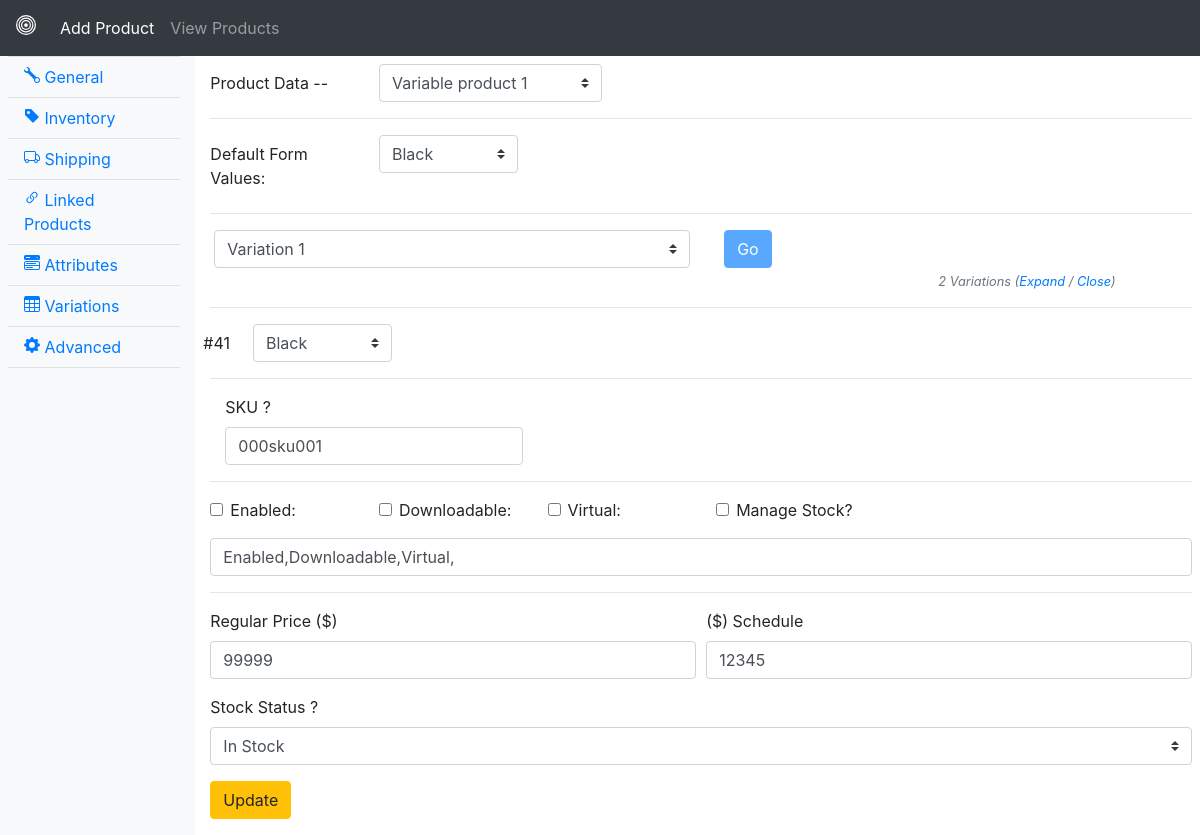
/edit/29, run on the app's committed database.
### MyApp/models.py (models this page shows, shortened)
class ProductInfo(models.Model):
    productData = models.CharField(max_length=50)
    dfv = models.CharField(max_length=50)
    variation = models.CharField(max_length=50)
    color = models.CharField(max_length=50)
    sku = models.CharField(max_length=50)
    checks = models.CharField(max_length=50,default=0)
    price = models.IntegerField(default=0)
    schedule = models.CharField(max_length=50,default=0)
    stock = models.CharField(max_length=50)

### MyApp/views.py (the view)
# urls.py: path('edit/<int:id>', Edit.as_view(), name='edit'),
class Edit(View):
    def get(self, request, id):
        products = ProductInfo.objects.get(id=id)
        return render(request, 'MyApp/edit.html', {'products': products})

### templates/MyApp/edit.html (shortened to what this page needs)
{% extends 'main.html' %}
{% load static%}
{% block body %}
  <div class="my-2">
                    <form  action="/update/{{products.id}}" method="post" >
                        <div class="form-group row">
                          <label for="pd" class="col-sm-2 col-form-label font-weight-normal">Product Data -- </label>
                          <div class="col-sm-3">
                            <select name="vp" value="{{products.productData}}" placeholder="{{products.productData}}" class="custom-select mr-sm-2" id="vp">
                                <option selected>{{products.productData}}</option>
                              </select>
                          </div>
                        </div>
                        <hr class="mx-0">
                        <div class="form-group row">
                            <label for="dfv" class="col-sm-2 col-form-label font-weight-normal">Default Form Values: </label>
                            <div class="col-sm-2">
                              <select name="dfv" value="{{products.dfv}}" class="custom-select mr-sm-2" id="dfv">
                                  <option selected>{{products.dfv}}</option>
                                </select>
                            </div>
                          </div>
                          <hr class="mx-0">
                          <div class="form-group row">
                            <div class="col-sm-6 mx-1">
                              <select name="variation" value="{{products.variation}}" class="custom-select mr-sm-2" id="variation">
                                  <option selected>{{products.variation}}</option>
                                </select>
                            </div>
                            <div class="col-sm-5">
                                <button class="btn btn-primary " disabled>Go</button>
                                <small id="emailHelp" class="form-text text-muted font-italic text-right">2 Variations (<span class="text-primary">Expand</span> / <span class="text-primary">Close</span>)</small>
                            </div>
                          </div>
                          <hr class="mx-0">
                          <div class="form-group row">
                            <label for="cls" class="col-sm-0 mx-2 col-form-label font-weight-normal">#41 </label>
                            <div class="col-sm-2">
                              <select name="cls" value="{{products.color}}" class="custom-select mr-sm-2" id="cls">
                                  <option selected>{{products.color}}</option>
                                </select>
                            </div>
                          </div>
                          <hr class="mx-0">
                          <div class="form-group col-md-4">
                            <label for="sku" class="font-weight-normal">SKU</label>
                            <span class="text-right" data-toggle='tooltip' title='Something written ...'>?</span>
                            <input type="text" name="sku" value="{{products.sku}}" class="form-control" id="sku">
                          </div>
                          <hr class="mx-0">
                          <div class="form-group row">
                            <div class="col-sm-2">
                              <div class="form-check">
                                <input class="form-check-input chkcvalues" value="Enabled" type="checkbox" id="enb">
                                <label class="form-check-label" for="enb">
                                    <span class="text-right font-weight-normal" data-toggle='tooltip' title='Something written ...'>Enabled:</span>
                                </label>
                              </div>
                            </div>
                            <div class="col-sm-2">
                              <div class="form-check">
                                <input class="form-check-input chkcvalues" value="Downloadable" type="checkbox" id="db">
                                <label class="form-check-label" for="db">
                                    <span class="text-right font-weight-normal" data-toggle='tooltip' title='Something written ...'>Downloadable:</span>
                                </label>
                              </div>
                            </div>
                            <div class="col-sm-2">
                              <div class="form-check">
                                <input class="form-check-input chkcvalues" value="Virtual" type="checkbox" id="vr">
                                <label class="form-check-label" for="vr">
                                    <span class="text-right font-weight-normal" data-toggle='tooltip' title='Enable this option if a product is not shipped or there is no shipping cost'>Virtual:</span>
                                </label>
                              </div>
                            </div>
                            <div class="col-sm-2">
                              <div class="form-check">
                                <input class="form-check-input chkcvalues" value="Manage Stock" type="checkbox" id="ms">
                                <label class="form-check-label" for="ms">
                                    <span class="text-right font-weight-normal" data-toggle='tooltip' title='Something written ...'>Manage Stock?</span>
                                </label>
                              </div>
                            </div>
                          </div>
                          <input type="text" id="txtvalues" class="form-control" id="checkboxs" name="checkboxs" value="{{products.checks}}"  >
                          <hr class="mx-0">
                          <div class="form-row">
                            <div class="form-group col-md-6">
                              <label for="rp" class="font-weight-normal">Regular Price ($)</label>
                              <input type="text" name="rp" value="{{products.price}}" class="form-control" id="rp" >
                            </div>
                            <div class="form-group col-md-6">
                                <label for="sch" class="font-weight-normal">($) Schedule</label>
                                <input type="text" name="sch" value="{{products.schedule}}" class="form-control" id="sch">
                            </div>
                          </div>
                          <div class="form-group">
                            <label for="stock">Stock Status </label> <span class="text-right font-weight-normal" data-toggle='tooltip' title='Something written ...'>?</span>
                            <select name="stock" value="{{products.stock}}" class="custom-select mr-sm-2" id="stock">
                                <option selected>{{products.stock}}</option>
                              </select>
                          </div>
                          <div class="form-group row">
                            <div class="col-sm-10">
                            <input id="btn" type="submit" class="btn btn-warning font-weight-normal" value="Update">
                            </div>
                          </div>
                      </form>
                </div>
            </div>
        </div>
{% endblock %}

### data on the page
ProductInfo: vp "Variable product 1", dfv "Black", variation "Variation 1", cls "Black", sku "000sku001", checkboxs "Enabled,Downloadable,Virtual,", rp "99999", sch "12345", stock "In Stock"
